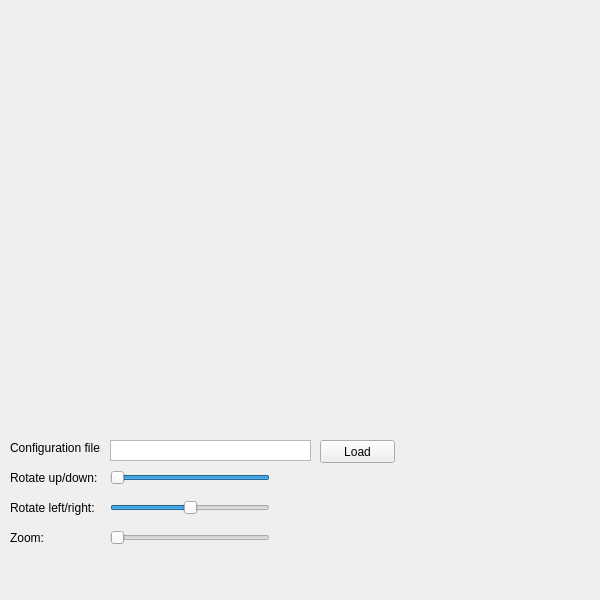
<?xml version="1.0" encoding="UTF-8"?>
<ui version="4.0">
 <class>ShadersClass</class>
 <widget class="QMainWindow" name="ShadersClass">
  <property name="geometry">
   <rect>
    <x>0</x>
    <y>0</y>
    <width>600</width>
    <height>600</height>
   </rect>
  </property>
  <property name="windowTitle">
   <string>Shaders</string>
  </property>
  <widget class="QWidget" name="centralWidget">
   <widget class="MyGLWidget" name="widget" native="true">
    <property name="geometry">
     <rect>
      <x>10</x>
      <y>10</y>
      <width>571</width>
      <height>411</height>
     </rect>
    </property>
   </widget>
   <widget class="QLabel" name="label">
    <property name="geometry">
     <rect>
      <x>10</x>
      <y>440</y>
      <width>91</width>
      <height>16</height>
     </rect>
    </property>
    <property name="text">
     <string>Configuration file:</string>
    </property>
   </widget>
   <widget class="QLabel" name="label_2">
    <property name="geometry">
     <rect>
      <x>10</x>
      <y>470</y>
      <width>91</width>
      <height>16</height>
     </rect>
    </property>
    <property name="text">
     <string>Rotate up/down:</string>
    </property>
   </widget>
   <widget class="QLabel" name="label_3">
    <property name="geometry">
     <rect>
      <x>10</x>
      <y>500</y>
      <width>91</width>
      <height>16</height>
     </rect>
    </property>
    <property name="text">
     <string>Rotate left/right:</string>
    </property>
   </widget>
   <widget class="QSlider" name="horizontalSlider">
    <property name="geometry">
     <rect>
      <x>110</x>
      <y>470</y>
      <width>160</width>
      <height>16</height>
     </rect>
    </property>
    <property name="minimum">
     <number>0</number>
    </property>
    <property name="maximum">
     <number>80</number>
    </property>
    <property name="value">
     <number>80</number>
    </property>
    <property name="orientation">
     <enum>Qt::Horizontal</enum>
    </property>
    <property name="invertedAppearance">
     <bool>true</bool>
    </property>
    <property name="invertedControls">
     <bool>false</bool>
    </property>
   </widget>
   <widget class="QSlider" name="horizontalSlider_2">
    <property name="geometry">
     <rect>
      <x>110</x>
      <y>500</y>
      <width>160</width>
      <height>16</height>
     </rect>
    </property>
    <property name="minimum">
     <number>-180</number>
    </property>
    <property name="maximum">
     <number>180</number>
    </property>
    <property name="orientation">
     <enum>Qt::Horizontal</enum>
    </property>
   </widget>
   <widget class="MyButton" name="textEdit">
    <property name="geometry">
     <rect>
      <x>110</x>
      <y>440</y>
      <width>201</width>
      <height>21</height>
     </rect>
    </property>
    <property name="verticalScrollBarPolicy">
     <enum>Qt::ScrollBarAlwaysOff</enum>
    </property>
    <property name="html">
     <string>&lt;!DOCTYPE HTML PUBLIC &quot;-//W3C//DTD HTML 4.0//EN&quot; &quot;http://www.w3.org/TR/REC-html40/strict.dtd&quot;&gt;
&lt;html&gt;&lt;head&gt;&lt;meta name=&quot;qrichtext&quot; content=&quot;1&quot; /&gt;&lt;style type=&quot;text/css&quot;&gt;
p, li { white-space: pre-wrap; }
&lt;/style&gt;&lt;/head&gt;&lt;body style=&quot; font-family:'MS Shell Dlg 2'; font-size:8.25pt; font-weight:400; font-style:normal;&quot;&gt;
&lt;p style=&quot;-qt-paragraph-type:empty; margin-top:0px; margin-bottom:0px; margin-left:0px; margin-right:0px; -qt-block-indent:0; text-indent:0px; font-size:8pt;&quot;&gt;&lt;br /&gt;&lt;/p&gt;&lt;/body&gt;&lt;/html&gt;</string>
    </property>
   </widget>
   <widget class="QPushButton" name="pushButton">
    <property name="geometry">
     <rect>
      <x>320</x>
      <y>440</y>
      <width>75</width>
      <height>23</height>
     </rect>
    </property>
    <property name="text">
     <string>Load</string>
    </property>
   </widget>
   <widget class="QLabel" name="label_4">
    <property name="geometry">
     <rect>
      <x>10</x>
      <y>530</y>
      <width>91</width>
      <height>16</height>
     </rect>
    </property>
    <property name="text">
     <string>Zoom:</string>
    </property>
   </widget>
   <widget class="QSlider" name="horizontalSlider_3">
    <property name="geometry">
     <rect>
      <x>110</x>
      <y>530</y>
      <width>160</width>
      <height>16</height>
     </rect>
    </property>
    <property name="minimum">
     <number>10</number>
    </property>
    <property name="maximum">
     <number>20</number>
    </property>
    <property name="orientation">
     <enum>Qt::Horizontal</enum>
    </property>
    <property name="tickPosition">
     <enum>QSlider::NoTicks</enum>
    </property>
   </widget>
  </widget>
 </widget>
 <layoutdefault spacing="6" margin="11"/>
 <customwidgets>
  <customwidget>
   <class>MyGLWidget</class>
   <extends>QWidget</extends>
   <header location="global">myglwidget.h</header>
   <container>1</container>
   <slots>
    <slot>updateFile(string)</slot>
    <slot>rUD(int)</slot>
    <slot>rLR(int)</slot>
    <slot>zoom(int)</slot>
   </slots>
  </customwidget>
  <customwidget>
   <class>MyButton</class>
   <extends>QTextEdit</extends>
   <header location="global">MyButton.h</header>
   <slots>
    <signal>file(string)</signal>
    <slot>loadFile()</slot>
   </slots>
  </customwidget>
 </customwidgets>
 <resources>
  <include location="shaders.qrc"/>
 </resources>
 <connections>
  <connection>
   <sender>horizontalSlider</sender>
   <signal>valueChanged(int)</signal>
   <receiver>widget</receiver>
   <slot>rUD(int)</slot>
   <hints>
    <hint type="sourcelabel">
     <x>256</x>
     <y>475</y>
    </hint>
    <hint type="destinationlabel">
     <x>143</x>
     <y>397</y>
    </hint>
   </hints>
  </connection>
  <connection>
   <sender>horizontalSlider_2</sender>
   <signal>valueChanged(int)</signal>
   <receiver>widget</receiver>
   <slot>rLR(int)</slot>
   <hints>
    <hint type="sourcelabel">
     <x>183</x>
     <y>506</y>
    </hint>
    <hint type="destinationlabel">
     <x>196</x>
     <y>414</y>
    </hint>
   </hints>
  </connection>
  <connection>
   <sender>horizontalSlider_3</sender>
   <signal>valueChanged(int)</signal>
   <receiver>widget</receiver>
   <slot>zoom(int)</slot>
   <hints>
    <hint type="sourcelabel">
     <x>249</x>
     <y>535</y>
    </hint>
    <hint type="destinationlabel">
     <x>258</x>
     <y>417</y>
    </hint>
   </hints>
  </connection>
  <connection>
   <sender>pushButton</sender>
   <signal>pressed()</signal>
   <receiver>textEdit</receiver>
   <slot>loadFile()</slot>
   <hints>
    <hint type="sourcelabel">
     <x>345</x>
     <y>459</y>
    </hint>
    <hint type="destinationlabel">
     <x>297</x>
     <y>453</y>
    </hint>
   </hints>
  </connection>
  <connection>
   <sender>textEdit</sender>
   <signal>file(string)</signal>
   <receiver>widget</receiver>
   <slot>updateFile(string)</slot>
   <hints>
    <hint type="sourcelabel">
     <x>118</x>
     <y>454</y>
    </hint>
    <hint type="destinationlabel">
     <x>120</x>
     <y>409</y>
    </hint>
   </hints>
  </connection>
 </connections>
</ui>
